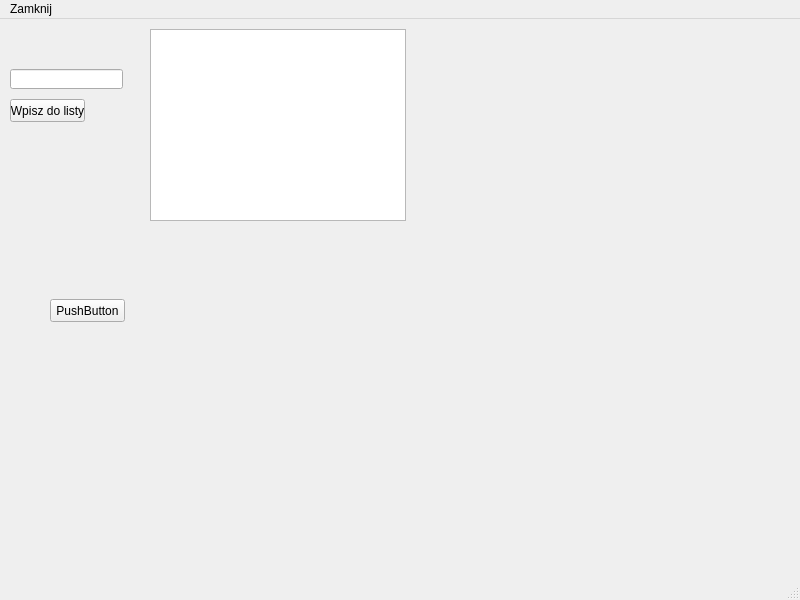
<?xml version="1.0" encoding="UTF-8"?>
<ui version="4.0">
 <class>MainWindow</class>
 <widget class="QMainWindow" name="MainWindow">
  <property name="geometry">
   <rect>
    <x>0</x>
    <y>0</y>
    <width>800</width>
    <height>600</height>
   </rect>
  </property>
  <property name="windowTitle">
   <string>MainWindow</string>
  </property>
  <widget class="QWidget" name="centralwidget">
   <widget class="QPushButton" name="btnWpisz">
    <property name="geometry">
     <rect>
      <x>10</x>
      <y>80</y>
      <width>75</width>
      <height>23</height>
     </rect>
    </property>
    <property name="text">
     <string>Wpisz do listy</string>
    </property>
   </widget>
   <widget class="QLineEdit" name="lineWpisz">
    <property name="geometry">
     <rect>
      <x>10</x>
      <y>50</y>
      <width>113</width>
      <height>20</height>
     </rect>
    </property>
   </widget>
   <widget class="QListWidget" name="listLista">
    <property name="geometry">
     <rect>
      <x>150</x>
      <y>10</y>
      <width>256</width>
      <height>192</height>
     </rect>
    </property>
   </widget>
   <widget class="QPushButton" name="pbZamien">
    <property name="geometry">
     <rect>
      <x>50</x>
      <y>280</y>
      <width>75</width>
      <height>23</height>
     </rect>
    </property>
    <property name="text">
     <string>PushButton</string>
    </property>
   </widget>
  </widget>
  <widget class="QMenuBar" name="menubar">
   <property name="geometry">
    <rect>
     <x>0</x>
     <y>0</y>
     <width>800</width>
     <height>21</height>
    </rect>
   </property>
   <widget class="QMenu" name="menuZamknij">
    <property name="title">
     <string>Zamknij</string>
    </property>
   </widget>
   <addaction name="menuZamknij"/>
  </widget>
  <widget class="QStatusBar" name="statusbar"/>
 </widget>
 <resources/>
 <connections/>
</ui>
